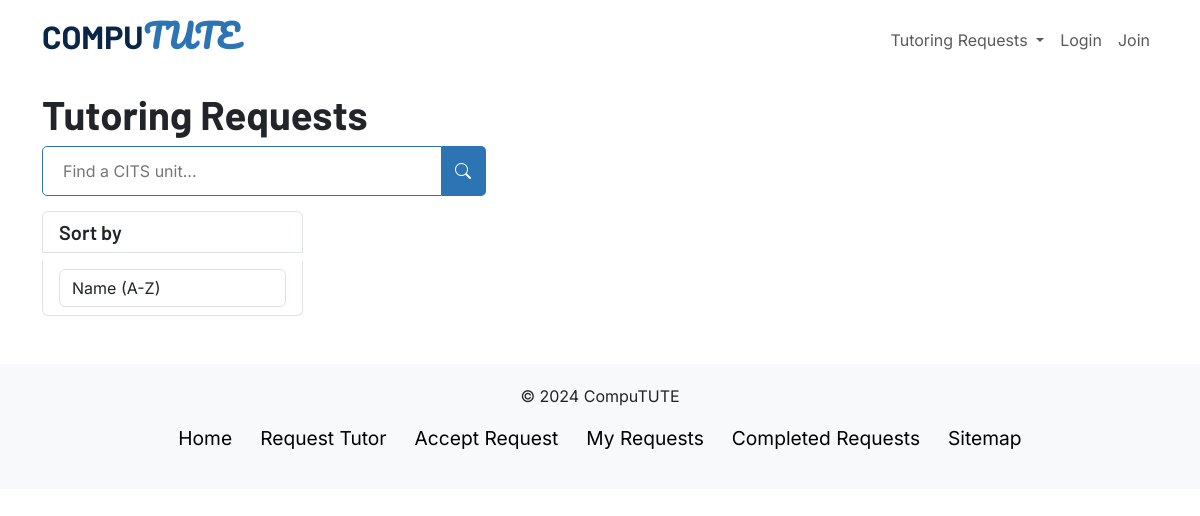
The page /requests on the database as committed earlier.
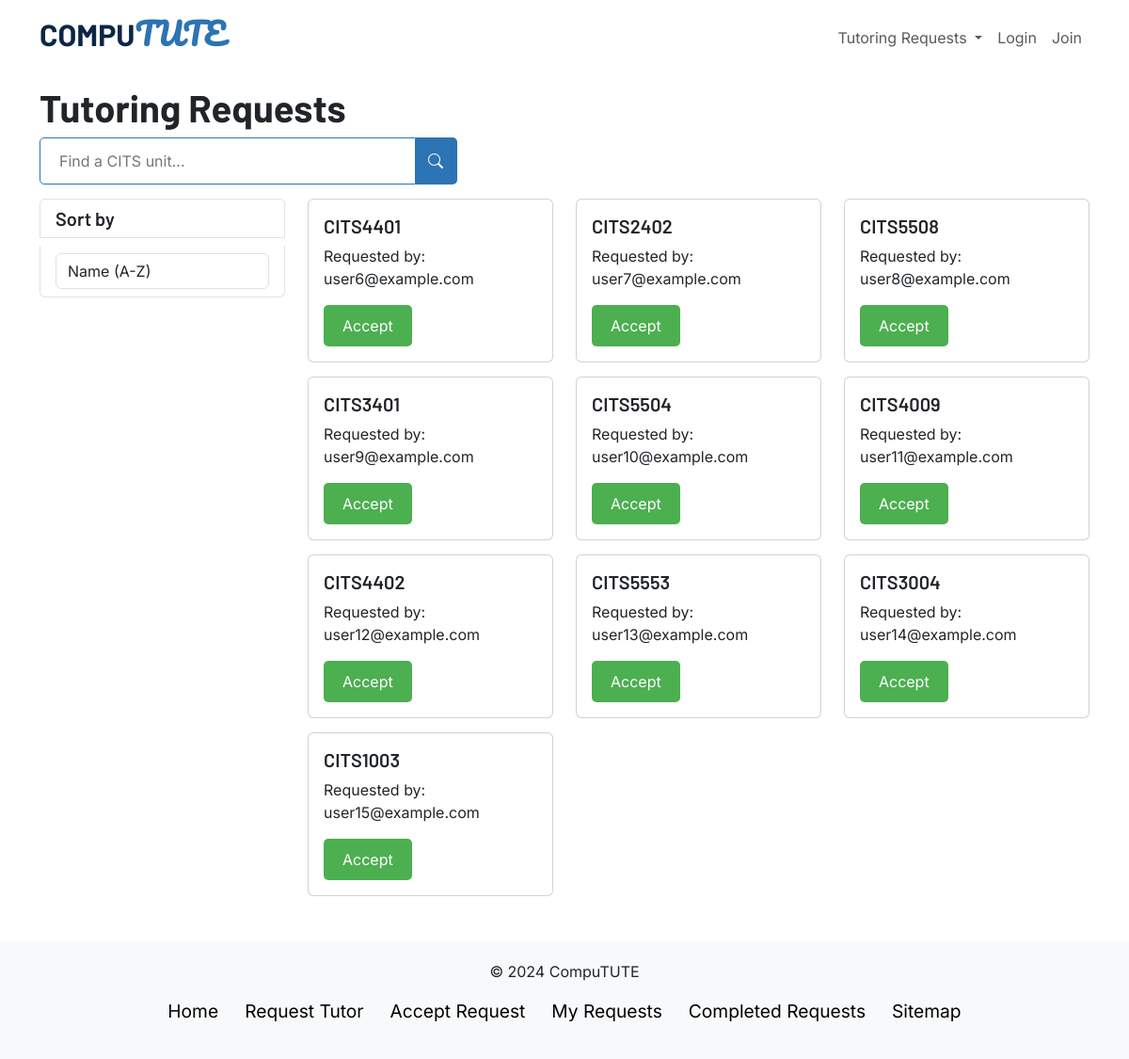
The same page on the database as committed later.
### initdb.py (models this page shows)
class Request(Base):
    __tablename__ = 'request'
    requestID = Column(Integer, primary_key=True)
    userID = Column(Integer, ForeignKey('user.userID'), nullable=False)
    tutorID = Column(Integer, ForeignKey('tutor.tutorID'), nullable=True)
    unit = Column(String, nullable=False)
    user = relationship('User', back_populates='requests')
    tutor = relationship('Tutor', back_populates='requests')

class User(Base):
    __tablename__ = 'user'
    userID = Column(Integer, primary_key=True)
    userEmail = Column(String, unique=True, nullable=False)
    userPassword = Column(String, nullable=False)
    requests = relationship('Request', back_populates='user')

### app.py (the view)
@app.route('/requests', methods=["GET"])
def view_requests():
    if request.method == "GET":
        requests_array = []
        requests = Request.query.all()
        for request_info in requests:
            print(request_info.tutorID)
            if(request_info.tutorID == None):
                print(request_info.userID)
                user_requesting = User.query.get(request_info.userID)
                new_request = {"id": request_info.requestID, "user": user_requesting.userEmail, "unit": request_info.unit}
                requests_array.append(new_request)
        return render_template("requests.html", requests=requests_array)

### templates/requests.html (shortened to what this page needs)
{% extends "layout.html" %}
{% block head %}
{{ super() }}
<link rel="stylesheet" href="{{ url_for('static', filename='css/requests.css') }}">
{% endblock %}
{% block content %}
<div class="container">
  <div class="row">
    <h1 class="title">Tutoring Requests</h1>
    <div class="col-md-12">
      <form id="searchForm" class="d-flex">
        <input class="search-field" type="search" placeholder="Find a CITS unit..." aria-label="Search">
        <button class="search-btn" type="submit">
          <i class="bi bi-search"></i>
        </button>
      </form>
    </div>
  </div>
  <div class="row mb-5 ">
    <div class="col-md-3 sort-section">
      <div class="list-group">
        <h5 class="list-group-item">Sort by</h5>
        <div class="list-group-item">
          <select class="form-control" id="sort">
            <option value="name_asc">Name (A-Z)</option>
          </select>
        </div>
      </div>
    </div>
    <div class="col-md-9 items-section">
      <div class="row">
        {% for request in requests %}
          <div class="col-md-4">
            <div class="card">
              <div class="card-body">
                <h5 class="card-title">{{ request['unit'] }}</h5>
                <p class="card-text">Requested by: {{ request['user'] }} </p>
                <form action="/acceptrequest" method="POST" id="requestId={{ request['id'] }}">
                  <button data-request-id="{{ request['id'] }}", name="selected_id" value="{{ request['id'] }}">Accept</button>
                </form>
              </div>
            </div>
          </div>
        {% endfor %}
      </div>
    </div>
  </div>
</div>
{% endblock %}

### templates/layout.html (shortened to what this page needs)
<!DOCTYPE html>
<html lang="en">
  <head>
    {% block head %}
    <link rel="stylesheet" href="https://cdn.jsdelivr.net/npm/bootstrap-icons@1.11.3/font/bootstrap-icons.min.css">
    <link href="https://cdn.jsdelivr.net/npm/bootstrap@5.3.3/dist/css/bootstrap.min.css" rel="stylesheet">
    <link rel="stylesheet" href="{{ url_for('static', filename='css/root.css') }}">
    <link rel="stylesheet" href="{{ url_for('static', filename='css/navbar.css') }}">
    {% endblock %}
  </head>
  <nav class="navbar navbar-expand-lg fixed-top d-lg-flex">
    <div class="container d-flex justify-content-between">
      <a class="nav-brand d-none d-lg-block" href="/home">
        <h2 class="nav-brand1">COMPU</h2><h2 class="nav-brand2">TUTE</h2>
      </a>
      <div class="d-none d-lg-flex align-items-center">
        <div class="d-none d-lg-flex align-items-center">
          <ul class="navbar-nav">
            <li class="nav-item dropdown">
              <a class="nav-link dropdown-toggle" href="#" id="navbarDropdown" role="button" data-bs-toggle="dropdown" aria-expanded="false"> Tutoring Requests </a>
            </li>
            {% if session['user'] %}
              <li class="nav-item">
                <a class="nav-link" href="/logout">Logout</a>
              </li>
              <li class="nav-item">
                <a class="nav-link" href="/myrequests">{{ session['user'] }}</a>
              </li>
            {% else %}
              <li class="nav-item">
                <a class="nav-link" href="/login">Login</a>
              </li>
              <li class="nav-item">
                <a class="nav-link" href="/register">Join</a>
              </li>
            {% endif %}
          </ul>
        </div>
      </div>
    </div>
  </nav>
  <body>
    <div class="content">{% block content %}{% endblock %}</div>
  </body>
  <footer>
    <div class="inner-footer">
      <p>&copy; 2024 CompuTUTE</p>
      <ul class="list-unstyled d-flex flex-column flex-md-row justify-content-center">
        <li class="px-2"><a href="/home">Home</a></li>
        <li class="px-2"><a href="/createrequest">Request Tutor</a></li>
        <li class="px-2"><a href="/requests">Accept Request</a></li>
        <li class="px-2"><a href="/myrequests">My Requests</a></li>
        <li class="px-2"><a href="/completedrequests">Completed Requests</a></li>
        <li class="px-2"><a href="/sitemap">Sitemap</a></li>
      </ul>
    </div>
  </footer>
</html>

### static/css/root.css (style rules this page uses)
body { font-family: 'Inter', sans-serif !important; }
.logo, h1, h2, h3, h4, h5, h6 { font-family: 'Barlow', sans-serif !important; font-weight: 700; }
h3, h4, h5, h6 { font-family: 'Barlow', sans-serif !important; font-weight: 600; }
h5, h6 { font-family: 'Barlow', sans-serif !important; font-weight: 600; }

### static/css/navbar.css (style rules this page uses)
nav { background: transparent; width: 100%; z-index: 1000; height: 80px; transition: background 0.3s ease-in-out; }
.nav-brand { font-size: 1.5em; font-weight: 700; text-decoration: none; }
.nav-brand1, .nav-brand2 { display: inline-block; }
.nav-brand1 { color: rgb(10, 38, 71); }
.nav-brand2 { font-family: Pacifico, cursive !important; color: rgb(44, 116, 179); }
.search-field { width: 400px; height: 50px; border: 1px solid; border-color: rgb(44, 116, 179); border-radius: 5px 0 0 5px; padding: 0 20px; font-size: 1em; transition: border-color 0.1s ease-in-out; }
.search-btn { height: 50px; background: rgb(44, 116, 179); color: white; border: none; border-radius: 0 5px 5px 0; font-size: 1em; padding: 0 15px 0 13px; }
#searchForm { transition: opacity 0.5s, visibility 0.5s; opacity: 1; visibility: visible; }
.inner-footer { background-color: #f8f9fa; padding: 20px; text-align: center; }
.inner-footer li a { color: black; text-decoration: none; margin: 5px; font-size: 1.2em; border: 1px dotted transparent; }

### static/css/requests.css (style rules this page uses)
.title { margin-top: 90px; }
.sort-section { margin-top: 15px; }
.col-md-4 { margin-top: 15px; }
button { background-color: #4CAF50; color: white; padding: 10px 20px; border: none; border-radius: 5px; cursor: pointer; }

Rows that differ between the two databases and show on the page:
added Request: unit "CITS4401"
added User: user "user6@example.com"
added Request: unit "CITS2402"
added User: user "user7@example.com"
added Request: unit "CITS5508"
added User: user "user8@example.com"
added Request: unit "CITS3401"
added User: user "user9@example.com"
added Request: unit "CITS5504"
added User: user "user10@example.com"
added Request: unit "CITS4009"
added User: user "user11@example.com"
added Request: unit "CITS4402"
added User: user "user12@example.com"
added Request: unit "CITS5553"
added User: user "user13@example.com"
added Request: unit "CITS3004"
added User: user "user14@example.com"
added Request: unit "CITS1003"
added User: user "user15@example.com"
Other text that changed with them:
new list line: "Requested by: Accept"
